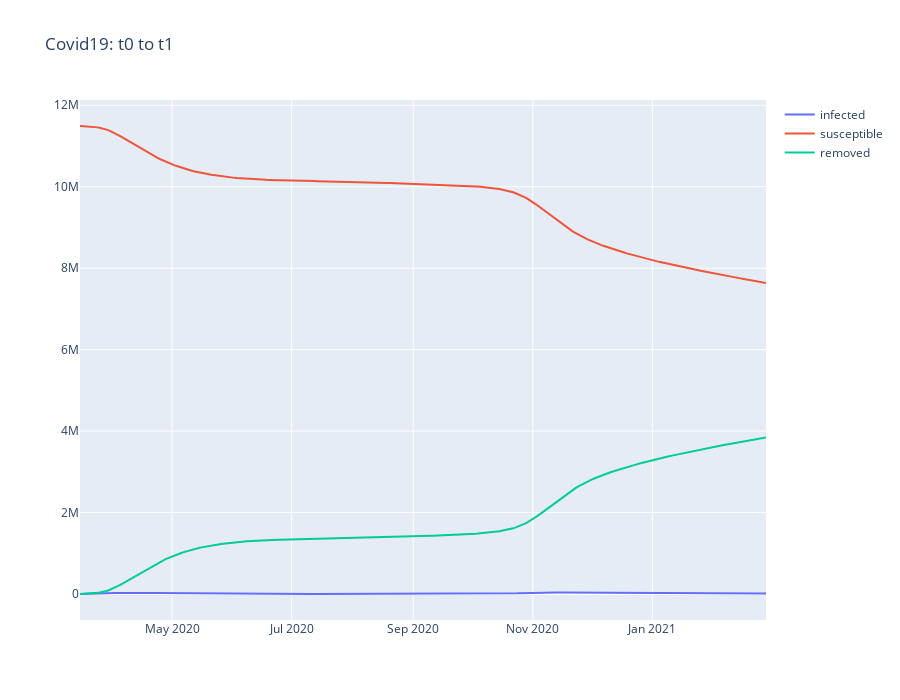

Notebook code for this chart:
### Code cell
fig1 = go.Figure()
fig1.add_trace(go.Scatter(x=lst_range, y=infected_t0_t1, name="infected"))
fig1.add_trace(go.Scatter(x=lst_range, y=susceptible_t0_t1, name="susceptible"))
fig1.add_trace(go.Scatter(x=lst_range, y=removed_t0_t1, name="removed"))

fig1.update_layout(title_text="Covid19: t0 to t1", height=700)
fig1.show()

### Figure 1 — Plotly figure (JSON) as saved in the notebook; plotly's stock layout.template omitted (floating-point values rounded to 4 significant figures; data arrays with more than 128 entries replaced by an {"elided": "..."} marker saying what was removed)
{"data": [{"name": "infected", "type": "scatter", "x": {"elided": "351 str values"}, "y": {"elided": "351 float values"}}, {"name": "susceptible", "type": "scatter", "x": {"elided": "351 str values"}, "y": {"elided": "351 float values"}}, {"name": "removed", "type": "scatter", "x": {"elided": "351 str values"}, "y": {"elided": "351 float values"}}], "layout": {"height": 700, "title": {"text": "Covid19: t0 to t1"}}}
